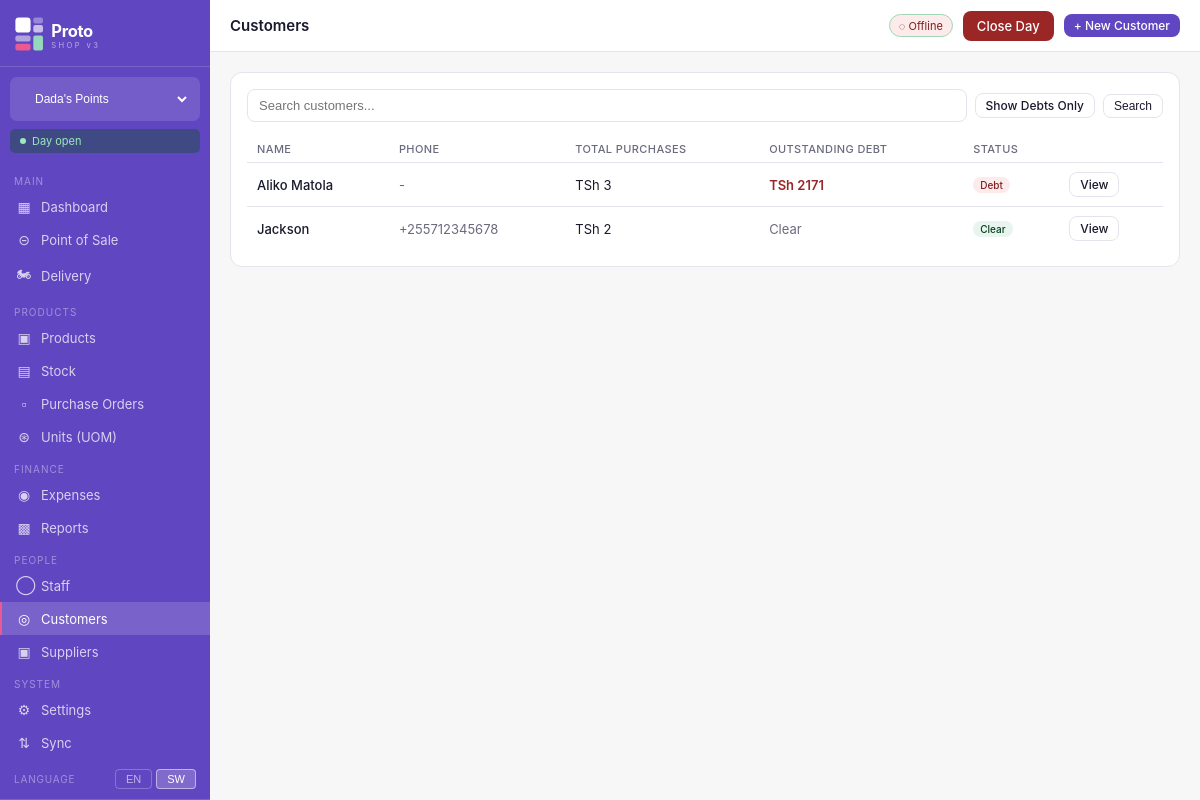
The page /customers/ (signed in) on the database its author committed.
### shops/models.py (models this page shows, shortened)
class Shop(models.Model):
    SHOP_TYPE_CHOICES = [
        ('handbags', 'Handbags'),
        ('hair', 'Hair Products'),
        ('home', 'Home Supplies'),
        ('other', 'Other'),
    ]
    name = models.CharField(max_length=100)
    shop_type = models.CharField(max_length=20, choices=SHOP_TYPE_CHOICES)
    address = models.TextField(blank=True)
    phone = models.CharField(max_length=20, blank=True)
    is_active = models.BooleanField(default=True)
    created_at = models.DateTimeField(auto_now_add=True)
    class Meta:
        ordering = ['name']

class UserShopAccess(models.Model):
    ROLE_CHOICES = [
        ('owner', 'Owner'),
        ('admin', 'Admin'),
        ('cashier', 'Cashier'),
    ]
    user = models.ForeignKey(User, on_delete=models.CASCADE, related_name='shop_access')
    shop = models.ForeignKey(Shop, on_delete=models.CASCADE, related_name='user_access')
    role = models.CharField(max_length=20, choices=ROLE_CHOICES, default='cashier')
    is_active = models.BooleanField(default=True)
    class Meta:
        unique_together = ('user', 'shop')

### customers/models.py (models this page shows, shortened)
class Customer(models.Model):
    name = models.CharField(max_length=150)
    phone = models.CharField(max_length=20, blank=True)
    email = models.EmailField(blank=True)
    address = models.TextField(blank=True)
    shop = models.ForeignKey(Shop, on_delete=models.CASCADE, related_name='customers', null=True, blank=True)
    credit_limit = models.DecimalField(max_digits=12, decimal_places=2, default=0)
    credit_balance = models.DecimalField(max_digits=12, decimal_places=2, default=0)  # amount owed
    notes = models.TextField(blank=True)
    is_active = models.BooleanField(default=True)
    created_at = models.DateTimeField(auto_now_add=True)
    class Meta:
        ordering = ['name']
    @property
    def has_debt(self):
        return self.credit_balance > 0

### pos/models.py (models this page shows, shortened)
class Sale(models.Model):
    PAYMENT_METHODS = [
        ('cash', 'Cash'),
        ('mpesa', 'M-Pesa'),
        ('credit', 'Credit / Borrow'),
        ('split', 'Split Payment'),
    ]
    STATUS_CHOICES = [
        ('completed', 'Completed'),
        ('voided', 'Voided'),
        ('refunded', 'Refunded'),
        ('partially_returned', 'Partially Returned'),
    ]
    sale_number = models.CharField(max_length=20, unique=True, blank=True)
    shop = models.ForeignKey(Shop, on_delete=models.CASCADE, related_name='sales')
    day_session = models.ForeignKey(DaySession, on_delete=models.SET_NULL, null=True, blank=True, related_name='sales')
    customer = models.ForeignKey(Customer, on_delete=models.SET_NULL, null=True, blank=True, related_name='sales')
    cashier = models.ForeignKey(User, on_delete=models.SET_NULL, null=True, related_name='sales')
    subtotal = models.DecimalField(max_digits=14, decimal_places=2, default=0)
    tax_amount = models.DecimalField(max_digits=14, decimal_places=2, default=0)
    discount_amount = models.DecimalField(max_digits=14, decimal_places=2, default=0)
    total = models.DecimalField(max_digits=14, decimal_places=2, default=0)
    payment_method = models.CharField(max_length=10, choices=PAYMENT_METHODS)
    amount_paid = models.DecimalField(max_digits=14, decimal_places=2, default=0)
    change_given = models.DecimalField(max_digits=14, decimal_places=2, default=0)
    status = models.CharField(max_length=20, choices=STATUS_CHOICES, default='completed')
    voided_by = models.ForeignKey(User, on_delete=models.SET_NULL, null=True, blank=True, related_name='voided_sales')
    void_reason = models.TextField(blank=True)
    notes = models.TextField(blank=True)
    created_at = models.DateTimeField(auto_now_add=True)
    synced = models.BooleanField(default=False)
    class Meta:
        ordering = ['-created_at']

### customers/views.py (the view)
# urls.py: path('', views.customer_list, name='list'),
@login_required
def customer_list(request):
    shop = get_current_shop(request)
    if not shop:
        return redirect('shop_select')
    from django.core.paginator import Paginator
    customers = Customer.objects.filter(shop=shop, is_active=True)
    search = request.GET.get('q', '')
    if search:
        customers = customers.filter(name__icontains=search)
    filter_debt = request.GET.get('debt', '')
    if filter_debt:
        customers = customers.filter(credit_balance__gt=0)
    paginator = Paginator(customers.order_by('name'), 25)
    page_obj  = paginator.get_page(request.GET.get('page'))
    return render(request, 'customers/list.html', {
        'customers': page_obj, 'page_obj': page_obj, 'shop': shop, 'search': search,
    })

### customers/views.py (called while the page is built)
def get_current_shop(request):
    shop_id = request.session.get('current_shop_id')
    return Shop.objects.filter(id=shop_id).first() if shop_id else None

### shops/models.py (called while the page is built)
    @property
    def is_open(self):
        return self.status == 'open'

### templates/customers/list.html (shortened to what this page needs)
{% extends "base.html" %}
{% block page_title %}Customers{% endblock %}
{% block topbar_actions %}<a href="{% url 'customers:create' %}" class="btn btn-primary btn-sm">+ New Customer</a>{% endblock %}
{% block content %}
<div class="card">
  <div class="search-bar">
    <form method="get" style="display:contents">
      <input type="search" name="q" value="{{ search }}" placeholder="Search customers...">
      <a href="?debt=1" class="btn btn-outline btn-sm" style="white-space:nowrap">Show Debts Only</a>
      <button class="btn btn-outline btn-sm" type="submit">Search</button>
    </form>
  </div>
  <div class="table-wrap">
    <table>
      <thead><tr><th>Name</th><th>Phone</th><th>Total Purchases</th><th>Outstanding Debt</th><th>Status</th><th></th></tr></thead>
      <tbody>
        {% for c in customers %}
        <tr>
          <td style="font-weight:500">{{ c.name }}</td>
          <td style="color:#6b6b80">{{ c.phone|default:"-" }}</td>
          <td>TSh {{ c.sales.all|length|default:"0" }}</td>
          <td style="font-weight:{% if c.has_debt %}600{% else %}400{% endif %};color:{% if c.has_debt %}#9b2626{% else %}#6b6b80{% endif %}">
            {% if c.has_debt %}TSh {{ c.credit_balance|floatformat:0 }}{% else %}Clear{% endif %}
          </td>
          <td>{% if c.has_debt %}<span class="badge badge-red">Debt</span>{% else %}<span class="badge badge-green">Clear</span>{% endif %}</td>
          <td><a href="{% url 'customers:detail' c.pk %}" class="btn btn-outline btn-sm">View</a></td>
        </tr>
        {% empty %}
        <tr><td colspan="6" style="text-align:center;padding:28px;color:#6b6b80">No customers found.</td></tr>
        {% endfor %}
      </tbody>
    </table>
  </div>
</div>
{% endblock %}

### templates/base.html (shortened to what this page needs)
<!DOCTYPE html>
<html lang="en">
<head>
  <link rel="stylesheet" href="/static/css/proto.css">
</head>
<body>
<div class="app-layout">
  <aside class="sidebar">
    <div class="sidebar-logo">
      <a href="{% url 'dashboard' %}" style="display:flex;align-items:center;padding:2px 0;">
        <img src="/static/img/logo-white.svg" alt="Proto v3" style="height:36px;width:auto;">
      </a>
    </div>
    {% if all_accessible_shops %}
    <form method="post" action="{% url 'switch_shop' %}" class="shop-switcher">
      <select name="shop_id" onchange="this.form.submit()">
        {% for access in all_accessible_shops %}
          <option value="{{ access.shop.id }}"
            {% if access.shop.id == current_shop.id %}selected{% endif %}>
            {{ access.shop.name }}
          </option>
        {% endfor %}
      </select>
    </form>
    {% endif %}
    <div class="day-badge {% if day_is_open %}day-open{% else %}day-closed{% endif %}">
      <span class="day-dot"></span>
      {% if day_is_open %}Day open{% else %}Day closed{% endif %}
    </div>
    <nav class="sidebar-nav">
      <div class="nav-section">Main</div>
      <a href="{% url 'dashboard' %}" class="nav-item {% if request.resolver_match.url_name == 'dashboard' %}active{% endif %}">
        <span class="nav-icon">&#9638;</span> Dashboard
      </a>
      <a href="{% url 'pos:index' %}" class="nav-item {% if 'pos' in request.resolver_match.namespace %}active{% endif %}">
        <span class="nav-icon">&#8861;</span> Point of Sale
      </a>
      <a href="{% url 'delivery:board' %}" class="nav-item {% if request.resolver_match.namespace == 'delivery' %}active{% endif %}">
        <span class="nav-icon">&#127949;</span> Delivery
      </a>
      <div class="nav-section">Products</div>
      <a href="{% url 'products:list' %}" class="nav-item {% if request.resolver_match.namespace == 'products' %}active{% endif %}">
        <span class="nav-icon">&#9635;</span> Products
      </a>
      <a href="{% url 'stock:list' %}" class="nav-item {% if request.resolver_match.namespace == 'stock' %}active{% endif %}">
        <span class="nav-icon">&#9636;</span> Stock
      </a>
      <a href="{% url 'purchases:list' %}" class="nav-item {% if request.resolver_match.namespace == 'purchases' %}active{% endif %}">
        <span class="nav-icon">&#9643;</span> Purchase Orders
      </a>
      <a href="{% url 'units:list' %}" class="nav-item {% if request.resolver_match.namespace == 'units' %}active{% endif %}">
        <span class="nav-icon">&#8859;</span> Units (UOM)
      </a>
      <div class="nav-section">Finance</div>
      <a href="{% url 'expenses:list' %}" class="nav-item {% if request.resolver_match.namespace == 'expenses' %}active{% endif %}">
        <span class="nav-icon">&#9673;</span> Expenses
      </a>
      <a href="{% url 'reports:dashboard' %}" class="nav-item {% if request.resolver_match.namespace == 'reports' %}active{% endif %}">
        <span class="nav-icon">&#9641;</span> Reports
      </a>
      <div class="nav-section">People</div>
      <a href="{% url 'staff:list' %}" class="nav-item {% if request.resolver_match.namespace == 'staff' %}active{% endif %}">
        <span class="nav-icon">&#9711;</span> Staff
      </a>
      <a href="{% url 'customers:list' %}" class="nav-item {% if request.resolver_match.namespace == 'customers' %}active{% endif %}">
        <span class="nav-icon">&#9678;</span> Customers
      </a>
      <a href="{% url 'purchases:suppliers' %}" class="nav-item {% if request.resolver_match.url_name == 'suppliers' or request.resolver_match.url_name == 'supplier_create' %}active{% endif %}">
        <span class="nav-icon">&#9635;</span> Suppliers
      </a>
      <div class="nav-section">System</div>
      <a href="{% url 'settings:index' %}" class="nav-item {% if request.resolver_match.namespace == 'settings' %}active{% endif %}">
        <span class="nav-icon">&#9881;</span> Settings
      </a>
      <a href="{% url 'sync_engine:dashboard' %}" class="nav-item {% if request.resolver_match.namespace == 'sync_engine' %}active{% endif %}">
        <span class="nav-icon">&#8645;</span> Sync
      </a>
      <div class="nav-lang">
        <span class="nav-lang-label">Language</span>
        <div class="nav-lang-btns">
          <form method="post" action="{% url 'settings:change_language' %}" style="display:inline">
            <button type="submit" class="lang-btn {% if request.LANGUAGE_CODE == 'en' %}lang-active{% endif %}">EN</button>
          </form>
          <form method="post" action="{% url 'settings:change_language' %}" style="display:inline">
            <button type="submit" class="lang-btn {% if request.LANGUAGE_CODE != 'en' %}lang-active{% endif %}">SW</button>
          </form>
        </div>
      </div>
    </nav>
  </aside>
  <div class="main-area">
    <header class="topbar">
      <div class="topbar-left">
        <h1 class="page-title">{% block page_title %}Dashboard{% endblock %}</h1>
      </div>
      <div class="topbar-right">
        <span class="sync-badge" id="sync-indicator" title="Click to sync">&#9679; Online</span>
        {% if day_is_open %}
          <a href="#" class="btn btn-danger" onclick="showCloseDayModal(); return false;">Close Day</a>
        {% else %}
          <a href="#" class="btn btn-success" onclick="showOpenDayModal(); return false;">Open Day</a>
        {% endif %}
        {% block topbar_actions %}{% endblock %}
      </div>
    </header>
    <main class="page-content">
      {% block content %}{% endblock %}
    </main>
  </div>
</div>
</body>
</html>

### rows shown on the page
Shop: shop_id "Dada's Points"
Customer: name "Aliko Matola", phone "-", sales.all|length "3", credit_balance "2171", shows "Debt"
Customer: name "Jackson", phone "+255712345678", sales.all|length "2", credit_balance "Clear"
